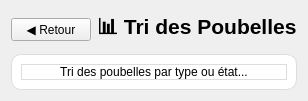
      <widget class="QWidget" name="pageTrierPoubelles">
       <layout class="QVBoxLayout" name="layoutTrierPoubelles">
        <item>
         <layout class="QHBoxLayout" name="headerTrierPoubelle">
          <item>
           <widget class="QPushButton" name="btnRetourTrierPoubelle">
            <property name="text">
             <string>◀ Retour</string>
            </property>
           </widget>
          </item>
          <item>
           <widget class="QLabel" name="labelTitleTrierPoubelle">
            <property name="font">
             <font>
              <pointsize>16</pointsize>
              <bold>true</bold>
             </font>
            </property>
            <property name="text">
             <string>📊 Tri des Poubelles</string>
            </property>
           </widget>
          </item>
          <item>
           <spacer name="spacerTrierPoubelle">
            <property name="orientation">
             <enum>Qt::Orientation::Horizontal</enum>
            </property>
            <property name="sizeHint" stdset="0">
             <size>
              <width>0</width>
              <height>0</height>
             </size>
            </property>
           </spacer>
          </item>
         </layout>
        </item>
        <item>
         <widget class="QFrame" name="frameTrierPoubellePlaceholder">
          <property name="styleSheet">
           <string notr="true">background-color: white; border-radius: 10px; border: 1px solid #ddd;</string>
          </property>
          <layout class="QVBoxLayout" name="layoutTrierPoubelleContent">
           <item>
            <widget class="QLabel" name="labelTrierPoubelleMsg">
             <property name="text">
              <string>Tri des poubelles par type ou état...</string>
             </property>
             <property name="alignment">
              <set>Qt::AlignmentFlag::AlignCenter</set>
             </property>
            </widget>
           </item>
          </layout>
         </widget>
        </item>
       </layout>
      </widget>
